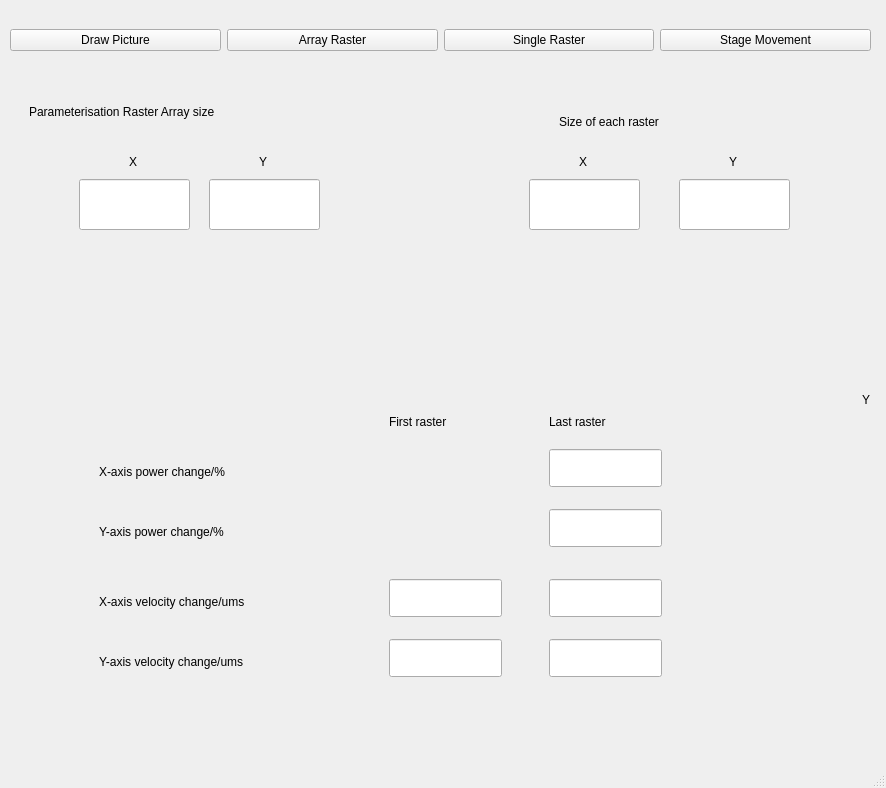
<?xml version="1.0" encoding="UTF-8"?>
<ui version="4.0">
 <class>StageControlMARKII</class>
 <widget class="QMainWindow" name="StageControlMARKII">
  <property name="geometry">
   <rect>
    <x>0</x>
    <y>0</y>
    <width>886</width>
    <height>788</height>
   </rect>
  </property>
  <property name="windowTitle">
   <string>MainWindow</string>
  </property>
  <widget class="QWidget" name="centralwidget">
   <widget class="QWidget" name="horizontalLayoutWidget">
    <property name="geometry">
     <rect>
      <x>10</x>
      <y>10</y>
      <width>861</width>
      <height>61</height>
     </rect>
    </property>
    <layout class="QHBoxLayout" name="horizontalLayout">
     <item>
      <widget class="QPushButton" name="Drawbutton">
       <property name="text">
        <string>Draw Picture</string>
       </property>
      </widget>
     </item>
     <item>
      <widget class="QPushButton" name="Arrayrasterbutton">
       <property name="text">
        <string>Array Raster</string>
       </property>
      </widget>
     </item>
     <item>
      <widget class="QPushButton" name="Singlerasterbutton">
       <property name="text">
        <string>Single Raster</string>
       </property>
      </widget>
     </item>
     <item>
      <widget class="QPushButton" name="Stagebutton">
       <property name="text">
        <string>Stage Movement</string>
       </property>
      </widget>
     </item>
    </layout>
   </widget>
   <widget class="QWidget" name="gridLayoutWidget">
    <property name="geometry">
     <rect>
      <x>9</x>
      <y>79</y>
      <width>861</width>
      <height>641</height>
     </rect>
    </property>
    <layout class="QGridLayout" name="gridLayout">
     <item row="0" column="1">
      <widget class="QLabel" name="label_17">
       <property name="text">
        <string>Y</string>
       </property>
      </widget>
     </item>
     <item row="0" column="0">
      <widget class="QStackedWidget" name="stackedWidget">
       <property name="currentIndex">
        <number>1</number>
       </property>
       <widget class="QWidget" name="Draw"/>
       <widget class="QWidget" name="Array_raster">
        <widget class="QLineEdit" name="lineEdit_3">
         <property name="geometry">
          <rect>
           <x>70</x>
           <y>100</y>
           <width>111</width>
           <height>51</height>
          </rect>
         </property>
        </widget>
        <widget class="QLineEdit" name="lineEdit_4">
         <property name="geometry">
          <rect>
           <x>200</x>
           <y>100</y>
           <width>111</width>
           <height>51</height>
          </rect>
         </property>
        </widget>
        <widget class="QLabel" name="label_6">
         <property name="geometry">
          <rect>
           <x>20</x>
           <y>20</y>
           <width>361</width>
           <height>26</height>
          </rect>
         </property>
         <property name="text">
          <string>Parameterisation Raster Array size</string>
         </property>
        </widget>
        <widget class="QLabel" name="label_7">
         <property name="geometry">
          <rect>
           <x>90</x>
           <y>70</y>
           <width>171</width>
           <height>26</height>
          </rect>
         </property>
         <property name="text">
          <string/>
         </property>
        </widget>
        <widget class="QLabel" name="label_8">
         <property name="geometry">
          <rect>
           <x>120</x>
           <y>70</y>
           <width>16</width>
           <height>26</height>
          </rect>
         </property>
         <property name="text">
          <string>X</string>
         </property>
        </widget>
        <widget class="QLabel" name="label_9">
         <property name="geometry">
          <rect>
           <x>250</x>
           <y>70</y>
           <width>16</width>
           <height>26</height>
          </rect>
         </property>
         <property name="text">
          <string>Y</string>
         </property>
        </widget>
        <widget class="QLineEdit" name="lineEdit_6">
         <property name="geometry">
          <rect>
           <x>540</x>
           <y>370</y>
           <width>113</width>
           <height>38</height>
          </rect>
         </property>
        </widget>
        <widget class="QLineEdit" name="lineEdit_9">
         <property name="geometry">
          <rect>
           <x>540</x>
           <y>430</y>
           <width>113</width>
           <height>38</height>
          </rect>
         </property>
        </widget>
        <widget class="QLabel" name="label_10">
         <property name="geometry">
          <rect>
           <x>90</x>
           <y>380</y>
           <width>241</width>
           <height>26</height>
          </rect>
         </property>
         <property name="text">
          <string>X-axis power change/%</string>
         </property>
        </widget>
        <widget class="QLabel" name="label_11">
         <property name="geometry">
          <rect>
           <x>90</x>
           <y>440</y>
           <width>241</width>
           <height>26</height>
          </rect>
         </property>
         <property name="text">
          <string>Y-axis power change/%</string>
         </property>
        </widget>
        <widget class="QLabel" name="label_12">
         <property name="geometry">
          <rect>
           <x>90</x>
           <y>510</y>
           <width>271</width>
           <height>26</height>
          </rect>
         </property>
         <property name="text">
          <string>X-axis velocity change/ums</string>
         </property>
        </widget>
        <widget class="QLabel" name="label_13">
         <property name="geometry">
          <rect>
           <x>380</x>
           <y>330</y>
           <width>111</width>
           <height>26</height>
          </rect>
         </property>
         <property name="text">
          <string>First raster</string>
         </property>
        </widget>
        <widget class="QLabel" name="label_14">
         <property name="geometry">
          <rect>
           <x>540</x>
           <y>330</y>
           <width>111</width>
           <height>26</height>
          </rect>
         </property>
         <property name="text">
          <string>Last raster</string>
         </property>
        </widget>
        <widget class="QLineEdit" name="lineEdit_7">
         <property name="geometry">
          <rect>
           <x>520</x>
           <y>100</y>
           <width>111</width>
           <height>51</height>
          </rect>
         </property>
        </widget>
        <widget class="QLineEdit" name="lineEdit_10">
         <property name="geometry">
          <rect>
           <x>670</x>
           <y>100</y>
           <width>111</width>
           <height>51</height>
          </rect>
         </property>
        </widget>
        <widget class="QLabel" name="label_15">
         <property name="geometry">
          <rect>
           <x>550</x>
           <y>30</y>
           <width>361</width>
           <height>26</height>
          </rect>
         </property>
         <property name="text">
          <string>Size of each raster</string>
         </property>
        </widget>
        <widget class="QLabel" name="label_16">
         <property name="geometry">
          <rect>
           <x>570</x>
           <y>70</y>
           <width>16</width>
           <height>26</height>
          </rect>
         </property>
         <property name="text">
          <string>X</string>
         </property>
        </widget>
        <widget class="QLabel" name="label_18">
         <property name="geometry">
          <rect>
           <x>720</x>
           <y>70</y>
           <width>16</width>
           <height>26</height>
          </rect>
         </property>
         <property name="text">
          <string>Y</string>
         </property>
        </widget>
        <widget class="QLabel" name="label_19">
         <property name="geometry">
          <rect>
           <x>90</x>
           <y>570</y>
           <width>271</width>
           <height>26</height>
          </rect>
         </property>
         <property name="text">
          <string>Y-axis velocity change/ums</string>
         </property>
        </widget>
        <widget class="QLineEdit" name="lineEdit_11">
         <property name="geometry">
          <rect>
           <x>540</x>
           <y>500</y>
           <width>113</width>
           <height>38</height>
          </rect>
         </property>
        </widget>
        <widget class="QLineEdit" name="lineEdit_12">
         <property name="geometry">
          <rect>
           <x>540</x>
           <y>560</y>
           <width>113</width>
           <height>38</height>
          </rect>
         </property>
        </widget>
        <widget class="QLineEdit" name="lineEdit_13">
         <property name="geometry">
          <rect>
           <x>380</x>
           <y>500</y>
           <width>113</width>
           <height>38</height>
          </rect>
         </property>
        </widget>
        <widget class="QLineEdit" name="lineEdit_14">
         <property name="geometry">
          <rect>
           <x>380</x>
           <y>560</y>
           <width>113</width>
           <height>38</height>
          </rect>
         </property>
        </widget>
       </widget>
       <widget class="QWidget" name="Stage">
        <widget class="QLineEdit" name="lineEdit">
         <property name="geometry">
          <rect>
           <x>240</x>
           <y>150</y>
           <width>131</width>
           <height>71</height>
          </rect>
         </property>
         <property name="text">
          <string>100</string>
         </property>
        </widget>
        <widget class="QLCDNumber" name="lcdNumber_2">
         <property name="geometry">
          <rect>
           <x>440</x>
           <y>300</y>
           <width>291</width>
           <height>111</height>
          </rect>
         </property>
        </widget>
        <widget class="QLCDNumber" name="lcdNumber_3">
         <property name="geometry">
          <rect>
           <x>120</x>
           <y>300</y>
           <width>291</width>
           <height>111</height>
          </rect>
         </property>
        </widget>
        <widget class="QLabel" name="label">
         <property name="geometry">
          <rect>
           <x>260</x>
           <y>110</y>
           <width>81</width>
           <height>26</height>
          </rect>
         </property>
         <property name="text">
          <string>Velocity</string>
         </property>
        </widget>
        <widget class="QLineEdit" name="lineEdit_2">
         <property name="geometry">
          <rect>
           <x>500</x>
           <y>150</y>
           <width>131</width>
           <height>71</height>
          </rect>
         </property>
         <property name="text">
          <string>1</string>
         </property>
        </widget>
        <widget class="QLabel" name="label_2">
         <property name="geometry">
          <rect>
           <x>520</x>
           <y>110</y>
           <width>91</width>
           <height>26</height>
          </rect>
         </property>
         <property name="text">
          <string>Step size</string>
         </property>
        </widget>
        <widget class="QLabel" name="label_3">
         <property name="geometry">
          <rect>
           <x>200</x>
           <y>260</y>
           <width>131</width>
           <height>26</height>
          </rect>
         </property>
         <property name="text">
          <string>X - position</string>
         </property>
        </widget>
        <widget class="QLabel" name="label_4">
         <property name="geometry">
          <rect>
           <x>530</x>
           <y>260</y>
           <width>121</width>
           <height>26</height>
          </rect>
         </property>
         <property name="text">
          <string>Y - position</string>
         </property>
        </widget>
        <widget class="QPushButton" name="pushButton_4">
         <property name="geometry">
          <rect>
           <x>120</x>
           <y>420</y>
           <width>291</width>
           <height>61</height>
          </rect>
         </property>
         <property name="text">
          <string>Set as (0, 0)</string>
         </property>
        </widget>
        <widget class="QPushButton" name="pushButton_5">
         <property name="geometry">
          <rect>
           <x>440</x>
           <y>420</y>
           <width>291</width>
           <height>61</height>
          </rect>
         </property>
         <property name="text">
          <string>Absolute home position</string>
         </property>
        </widget>
        <widget class="QLabel" name="label_5">
         <property name="geometry">
          <rect>
           <x>50</x>
           <y>40</y>
           <width>751</width>
           <height>41</height>
          </rect>
         </property>
         <property name="text">
          <string>Use the arrow keys to control stage. For diagonals, press two keys at once. </string>
         </property>
        </widget>
        <widget class="QPushButton" name="pushButton">
         <property name="geometry">
          <rect>
           <x>190</x>
           <y>530</y>
           <width>301</width>
           <height>61</height>
          </rect>
         </property>
         <property name="text">
          <string>Toggle optical shutter</string>
         </property>
        </widget>
        <widget class="QTextBrowser" name="textBrowser">
         <property name="geometry">
          <rect>
           <x>500</x>
           <y>531</y>
           <width>221</width>
           <height>61</height>
          </rect>
         </property>
        </widget>
       </widget>
       <widget class="QWidget" name="Single_raster"/>
      </widget>
     </item>
    </layout>
   </widget>
  </widget>
  <widget class="QMenuBar" name="menubar">
   <property name="geometry">
    <rect>
     <x>0</x>
     <y>0</y>
     <width>886</width>
     <height>34</height>
    </rect>
   </property>
  </widget>
  <widget class="QStatusBar" name="statusbar"/>
 </widget>
 <resources/>
 <connections/>
</ui>
